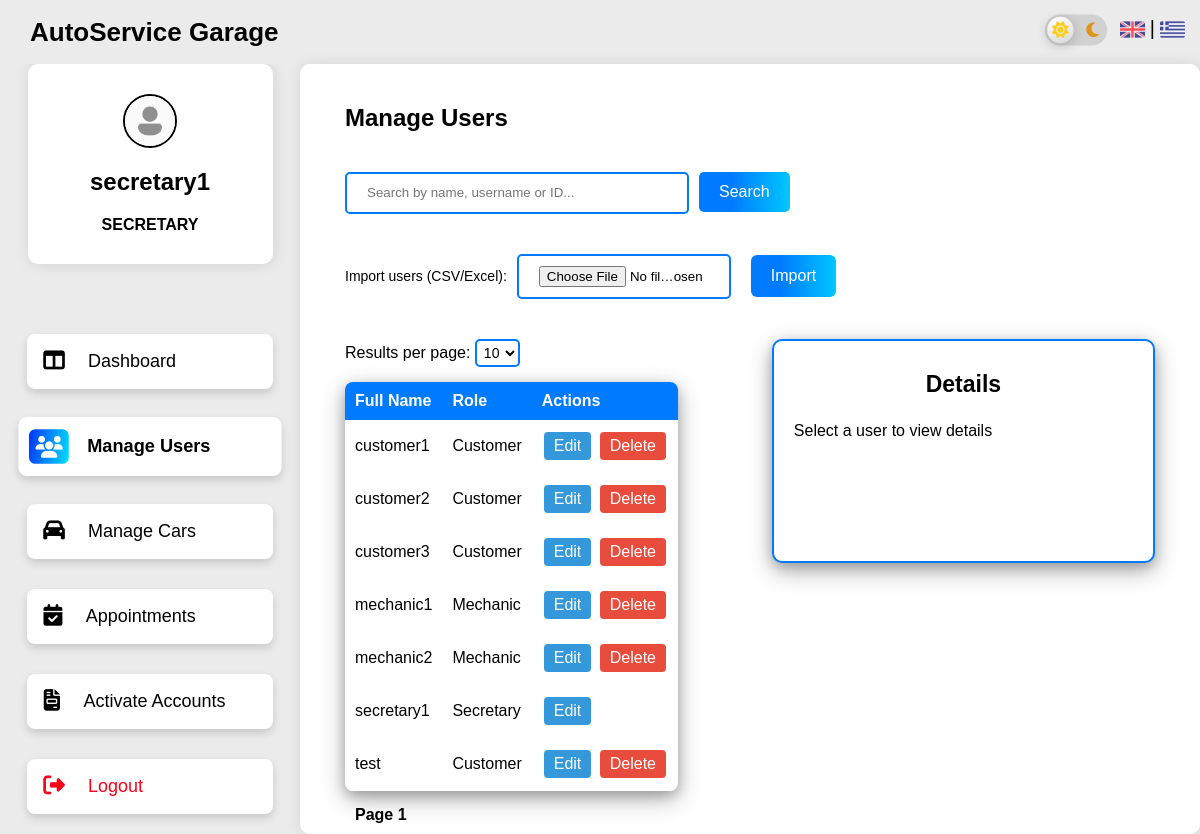
Page /manage_users.php (signed in) on the committed database.
### tables this page shows
CREATE TABLE `users` (
  `id` int(11) NOT NULL,
  `username` varchar(50) NOT NULL,
  `email` varchar(100) NOT NULL,
  `password` varchar(255) NOT NULL,
  `role` enum('customer','mechanic','secretary') NOT NULL,
  `full_name` varchar(100) NOT NULL,
  `id_number` varchar(20) NOT NULL,
  `is_active` tinyint(1) DEFAULT 0
);

### langs.php (called while the page is built, shortened)
<?php
if (isset($_SESSION['lang']) && in_array($_SESSION['lang'], ['el', 'en'])) {
    $lang = $_SESSION['lang'];
    $lang_file = __DIR__ . "/lang/$lang.php";
    if (file_exists($lang_file)) {
        $trans = require $lang_file;
    } else {
        $trans = [];
    }
} else {
    $trans = [];
}

### manage_users.php (the view, shortened to what this page needs)
<?php
include 'includes/dash_header.php';
$limit = isset($_GET['limit']) && is_numeric($_GET['limit']) ? (int) $_GET['limit'] : 10;
$page = isset($_GET['page']) ? (int) $_GET['page'] : 1;
$start = ($page - 1) * $limit;
$search = $_GET['search'] ?? '';
$sql = "SELECT id, full_name, username, email, role, is_active FROM users";
$sql .= " ORDER BY full_name ASC LIMIT $start, $limit";
$stmt = $pdo->prepare($sql);
if (!empty($search)) {
    $stmt->execute(['search' => "%$search%"]);
} else {
    $stmt->execute();
}
$users = $stmt->fetchAll();
?>
<div class="layout-container">
  <?php include 'includes/dash_sidebar.php';
  include 'includes/mobile_bar.php';?>
  <div class="content-area">
    <h2><?= $trans['manage_users'] ?? 'Manage Users' ?></h2>
    <form method="GET" action="manage_users.php" class="search-form">
      <input type="text" name="search" placeholder="<?= $trans['search_placeholder_users'] ?? 'Search by name, username or ID...' ?>" value="<?= htmlspecialchars($search) ?>">
      <button type="submit"><?= $trans['search'] ?? 'Search' ?></button>
    </form>
    <form method="POST" enctype="multipart/form-data" class="import-form">
      <label for="user_file"><?= $trans['import_users_label'] ?? 'Import users (CSV/Excel):' ?></label>
      <input type="file" name="user_file" accept=".csv, .xlsx" required>
      <button type="submit" name="import_users" class="form-button"><?= $trans['import'] ?? 'Import' ?></button>
    </form>
    <div class="row-container">
      <div class="column-container">
        <div class="limit-select">
          <label for="limit"><?= $trans['results_per_page'] ?? 'Results per page:' ?></label>
          <select id="limit-select">
            <?php foreach ([2, 5, 10, 20] as $opt): ?>
              <option value="<?= $opt ?>" <?= ($limit == $opt ? 'selected' : '') ?>><?= $opt ?></option>
            <?php endforeach; ?>
          </select>
        </div>
        <table class="table">
          <thead>
            <tr>
              <th><?= $trans['full_name'] ?? 'Full Name' ?></th>
              <th><?= $trans['role'] ?? 'Role' ?></th>
              <th><?= $trans['actions'] ?? 'Actions' ?></th>
            </tr>
          </thead>
          <tbody>
              <?php foreach ($users as $user): ?>
                <tr class="row-clickable" data-id="<?= $user['id'] ?>">
                  <td><?= htmlspecialchars($user['full_name']) ?></td>
                  <td><?= ucfirst($user['role']) ?></td>
                  <td class="actions">
                    <a class="edit-button" href="edit_user.php?id=<?= $user['id'] ?>"><?= $trans['edit'] ?? 'Edit' ?></a>
                    <?php if ($user['role'] !== 'secretary'){ ?>
                      <form method="POST" onsubmit="return confirm('Are you sure you want to delete this user?');">
                        <button type="submit" class="delete-button"><?= $trans['delete'] ?? 'Delete' ?></button>
                      </form>
                    <?php } ?>
                  </td>
                </tr>
              <?php endforeach; ?>
          </tbody>
        </table>
        <div class="pagination">
          <span style="margin: 0 10px;">Page <?= $page ?></span>
        </div>
      </div>
      <div class="details-panel" id="detailsPanel">
        <h3><?= $trans['details'] ?? 'Details' ?></h3>
        <p><?= $trans['select_user'] ?? 'Select a user to view details' ?></p>
      </div>
    </div>
  </div>
</body>
</html>

### css/dashboard.css (style rules this page uses)
html { scroll-behavior: smooth; }
:root { --bg: #ebebeb; --text: #000000; --hover-text: #ffffff; --box: #ffffff; --accent: #007bff; --button-text: white; --hover: #e9e9e9; }
body { font-family: Arial, sans-serif; background-color: var(--bg); color: var(--text); padding: 0; margin: 0; }
.layout-container { display: flex; flex-direction: row; }
.content-area { position: absolute; padding: 20px 45px; border-radius: 10px; background-color:var(--box); box-shadow: 1px 1px 15px rgba(0, 0, 0, 0.1); overflow-x: hidden; right: 0; left: 300px; top: 8vh; bottom: 0; display: flex; flex-direction: column; gap: 20px; transition: all 0.4s ease; }
.row-container { display: flex; flex-direction: row; width: 100%; padding: 0; margin: 0; gap: 50px; }
.column-container { flex: 2 1 50%; display: flex; flex-direction: column; gap: 15px; }
.limit-select { margin-bottom: 0px; }
.limit-select select { width: 45px; border: 2px solid var(--accent); border-radius: 5px; padding: 3px; font-size: 14px; color: var(--text); background-color: var(--box); }
.table { margin-top: 0; border-spacing: 0; min-width: 80%; width: fit-content; height: fit-content; background: var(--box); box-shadow: 0 4px 12px rgba(0, 0, 0, 0.2), 0 8px 24px rgba(0, 0, 0, 0.3), inset 0 2px 4px rgba(255, 255, 255, 0.2); border-radius: 8px; overflow: hidden; transition: all 0.4s ease; }
table thead { background: var(--accent); }
table th { color: #ffffff; padding: 10px; text-align: left; }
table td { padding: 10px; text-align: left; border-bottom: 1px solid var(--box); }
.row-clickable { cursor: pointer; transition: background-color 0.2s ease; }
.activate-button, .details-button, .edit-button { height: fit-content; padding: 5px 10px; font-size: 16px; background-color: #3498db; color: white; text-decoration: none; border-radius: 4px; border: none; cursor: pointer; }
.delete-button, .cancel-button { padding: 5px 10px; font-size: 16px; background-color: #e74c3c; color: white; border: none; border-radius: 4px; cursor: pointer; }
.actions { display: block; gap: 15px; }
.actions a { display: inline-block; margin: 2px; }
.actions form { display: inline-block; margin: 2px; }
.pagination span { font-weight: bold; color: var(--text); font-size: 16px; }
.details-panel { width: 45%; padding: 20px; background-color: var(--box); box-shadow: 0 4px 12px rgba(0, 0, 0, 0.2), 0 8px 24px rgba(0, 0, 0, 0.3), inset 0 2px 4px rgba(255, 255, 255, 0.2); border: var(--accent) solid 2px; border-radius: 10px; min-height: 180px; height: fit-content; transition: all 0.3s ease; }
.details-panel h3 { font-size: 23px; margin-top: 10px; text-align: center; }
.details-panel p { line-height: 1.2; margin-bottom: 10px; }
.form-button { background: linear-gradient(90deg, #007bff 35%, #00c6ff); color: white; padding: 12px 20px; font-size: 16px; border: none; border-radius: 6px; cursor: pointer; transition: all 0.2s; }
.import-form { margin-bottom: 20px; display: flex; align-items: center; gap: 10px; }
.import-form label { font-size: 14px; }
.import-form input { padding: 10px 20px; border: 2px solid var(--accent); border-radius: 5px; margin-right: 10px; width: 170px; }
.search-form { display: flex; margin-bottom: 20px; }
.search-form input { padding: 10px 20px; border: 2px solid var(--accent); color: var(--text); border-radius: 5px; margin-right: 10px; width: 300px; ; height: 18px; background-color: var(--box); transition: all 0.4s ease; }
.search-form button { background: linear-gradient(90deg, #007bff 35%, #00c6ff); color: white; padding: 10px 20px; font-size: 16px; border: none; border-radius: 5px; cursor: pointer; transition: transform 0.2s; height: 40px; }

### rows in the picture
users: full_name "customer1", role "Customer"
users: full_name "customer2", role "Customer"
users: full_name "customer3", role "Customer"
users: full_name "mechanic1", role "Mechanic"
users: full_name "mechanic2", role "Mechanic"
users: full_name "secretary1", role "Secretary"
users: full_name "test", role "Customer"

### other values in the picture
$hname "secretary1"
$hrole "SECRETARY"
$trans['dashboard'] "Dashboard"
$trans['manage_users'] "Manage Users"
$trans['manage_cars'] "Manage Cars"
$trans['appointments'] "Appointments"
$trans['activate_accounts'] "Activate Accounts"
$trans['logout'] "Logout"
$trans['search'] "Search"
$trans['import_users_label'] "Import users (CSV/Excel):"
$trans['import'] "Import"
$trans['results_per_page'] "Results per page:"
$trans['full_name'] "Full Name"
$trans['role'] "Role"
$trans['actions'] "Actions"
